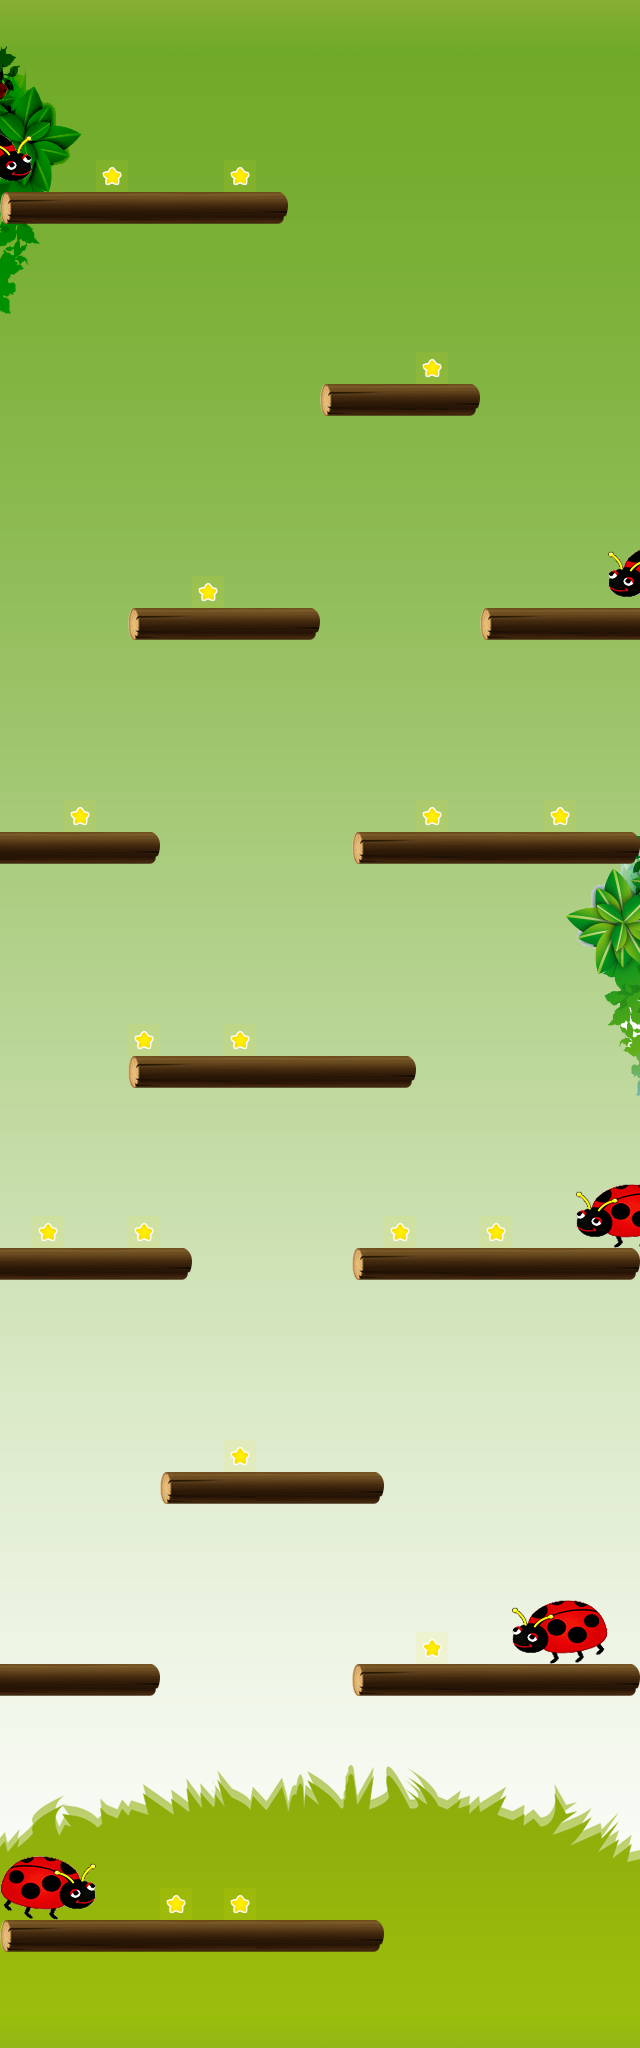

A 2D game scene composited from a Tiled map and its tileset images. What follows is a short description and the map's XML, with each tile layer's data collapsed to a summary:
An orthogonal 20x64 tile map with 32x32 px tiles, 5 tile layers (background, obstacleLayer1, obstacleLayer2, points, ...), 5 tilesets.

<map version="1.0" orientation="orthogonal" width="20" height="64" tilewidth="32" tileheight="32">
 <tileset firstgid="1" name="b2" tilewidth="32" tileheight="32">
  <image source="b2.png" width="288" height="32" />
  <tile id="0">
   <properties>
    <property name="type" value="base" />
   </properties>
  </tile>
  <tile id="1">
   <properties>
    <property name="type" value="base" />
   </properties>
  </tile>
  <tile id="2">
   <properties>
    <property name="type" value="base" />
   </properties>
  </tile>
  <tile id="3">
   <properties>
    <property name="type" value="base" />
   </properties>
  </tile>
  <tile id="4">
   <properties>
    <property name="type" value="base" />
   </properties>
  </tile>
  <tile id="5">
   <properties>
    <property name="type" value="base" />
   </properties>
  </tile>
  <tile id="6">
   <properties>
    <property name="type" value="base" />
   </properties>
  </tile>
  <tile id="7">
   <properties>
    <property name="type" value="base" />
   </properties>
  </tile>
  <tile id="8">
   <properties>
    <property name="type" value="base" />
   </properties>
  </tile>
 </tileset>
 <tileset firstgid="10" name="background2" tilewidth="32" tileheight="32">
  <image source="background2.png" width="640" height="2048" />
 </tileset>
 <tileset firstgid="1290" name="o2.1" tilewidth="32" tileheight="32">
  <image source="o2.1.png" width="96" height="64" />
  <tile id="0">
   <properties>
    <property name="type" value="obstacle" />
   </properties>
  </tile>
  <tile id="1">
   <properties>
    <property name="type" value="obstacle" />
   </properties>
  </tile>
  <tile id="2">
   <properties>
    <property name="showarrow" value="true" />
    <property name="type" value="obstacle" />
   </properties>
  </tile>
  <tile id="3">
   <properties>
    <property name="type" value="obstacle" />
   </properties>
  </tile>
  <tile id="4">
   <properties>
    <property name="type" value="obstacle" />
   </properties>
  </tile>
  <tile id="5">
   <properties>
    <property name="type" value="obstacle" />
   </properties>
  </tile>
 </tileset>
 <tileset firstgid="1296" name="o2.2" tilewidth="32" tileheight="32">
  <image source="o2.2.png" width="96" height="64" />
  <tile id="0">
   <properties>
    <property name="showarrow" value="true" />
    <property name="type" value="obstacle" />
   </properties>
  </tile>
  <tile id="1">
   <properties>
    <property name="type" value="obstacle" />
   </properties>
  </tile>
  <tile id="2">
   <properties>
    <property name="type" value="obstacle" />
   </properties>
  </tile>
  <tile id="3">
   <properties>
    <property name="type" value="obstacle" />
   </properties>
  </tile>
  <tile id="4">
   <properties>
    <property name="type" value="obstacle" />
   </properties>
  </tile>
  <tile id="5">
   <properties>
    <property name="type" value="obstacle" />
   </properties>
  </tile>
 </tileset>
 <tileset firstgid="1302" name="sta1r-smalll" tilewidth="32" tileheight="32">
  <image source="sta1r-smalll.png" width="32" height="32" />
  <tile id="0">
   <properties>
    <property name="type" value="points" />
   </properties>
  </tile>
 </tileset>
 <layer name="background" width="20" height="64">
  <data>[1280 cells, 1280 non-empty, 1280 distinct tile ids]</data>
 </layer>
 <layer name="obstacleLayer1" width="20" height="64">
  <data>[1280 cells, 12 non-empty, 6 distinct tile ids]</data>
 </layer>
 <layer name="obstacleLayer2" width="20" height="64">
  <data>[1280 cells, 8 non-empty, 6 distinct tile ids]</data>
 </layer>
 <layer name="points" width="20" height="64">
  <data>[1280 cells, 17 non-empty, 1 distinct tile ids]</data>
 </layer>
 <layer name="layer1" width="20" height="64">
  <data>[1280 cells, 96 non-empty, 9 distinct tile ids]</data>
 </layer>
</map>
